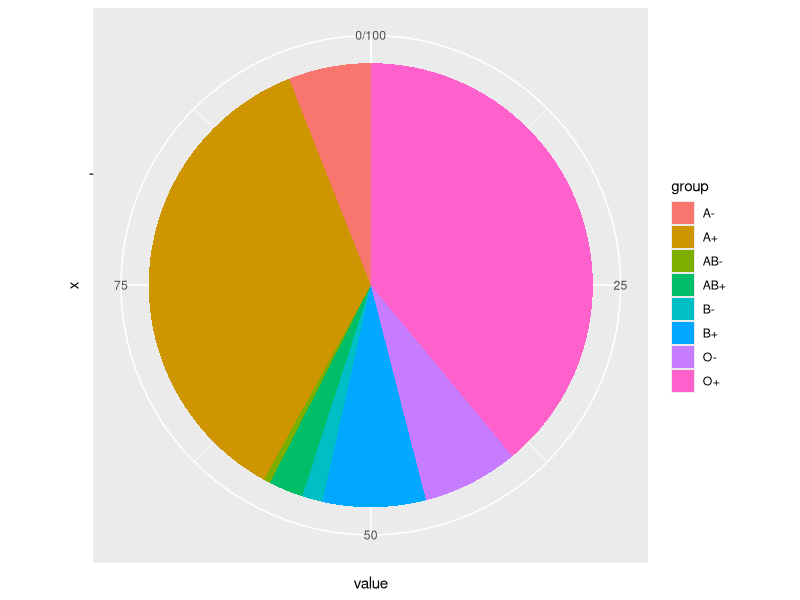
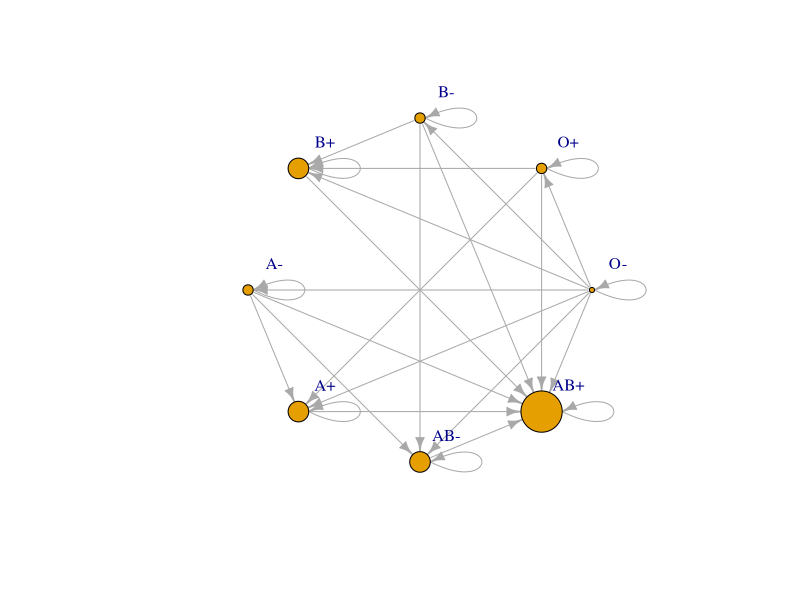
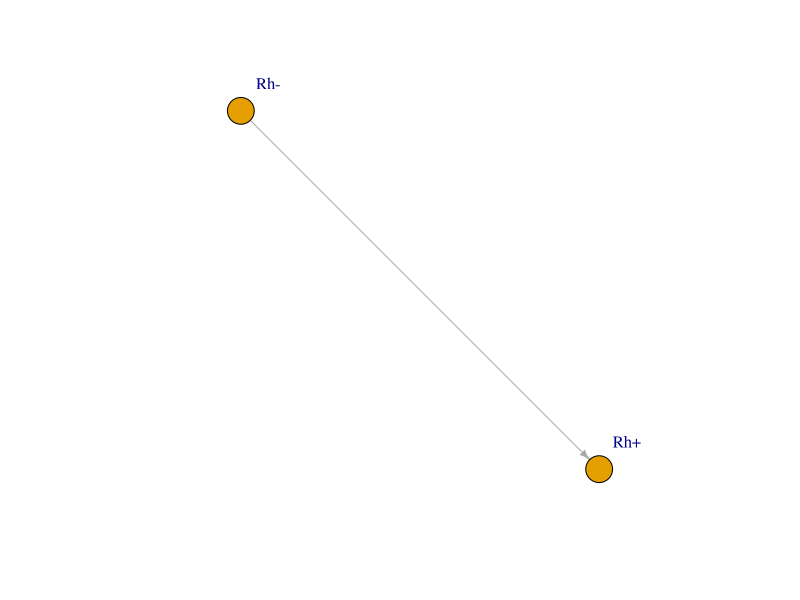

These figures' R source, in order:
## ---- chunk 1
knitr::opts_chunk$set(echo = TRUE)
## ---- chunk 2
id <- c("O-", "O+", "B-", "B+", "A-", "A+", "AB-", "AB+")
## ---- chunk 3
library(stringr)

get_groupe <- function(agroupe){
  out <- ""
  out <- str_replace_all(agroupe, "[^[:alnum:]]", "")
  return(out)
}
## ---- chunk 4
test <- get_groupe("AB-")
test
## ---- chunk 5
groupe <- lapply(id, get_groupe)
head(groupe)
## ---- chunk 6
# get rhesus
get_rhesus <- function(agroupe){
  if(grepl('-', agroupe)){
    return("Rh-")
  } else {
    return("Rh+")
  }
}
## ---- chunk 7
test <- get_rhesus("AB+")
test
test <- get_rhesus("O-")
test
## ---- chunk 8
rhesus <- lapply(id, get_rhesus)
head(rhesus)
## ---- chunk 9
rate <- c(7,39, 1.5, 7.5, 6, 36, 0.5, 2.5)
## ---- chunk 10
# build the data frame for the nodes
nodes <- cbind(id, groupe, rhesus, rate)
head(nodes)

## now, build the edges
edges <- cbind(c("O-", "O-", "O-","O-","O-","O-","O-","O-", "O+","O+","O+","O+","B-","B-","B-","B-","B+","B+","A-","A-","A-","A-","A+","A+","AB-","AB-","AB+"),
          c("AB+","AB-","A+","A-","B+","B-","O+","O-","AB+","A+","B+","O+","AB+","AB-","B+","B-","AB+","B+", "AB+", "AB-", "A+", "A-", "AB+", "A+", "AB+", "AB-", "AB+"))
head(edges)
## ---- chunk 11
piechart_df <- data.frame(
  group = id,
  value = rate
)
head(piechart_df)

library(ggplot2)

bp<- ggplot(piechart_df, aes(x="", y=value, fill=group))+
geom_bar(width = 1, stat = "identity")


pie <- bp + coord_polar("y", start=0)
pie

## ---- chunk 12
library(igraph)
net <- graph_from_data_frame(d=edges, vertices=nodes, directed=T) 
V(net)$size <- degree(net, mode = "in")*3

## ---- chunk 13
plot(net,
     edge.arrow.size=.7,
     vertex.label.dist=3,
     layout=layout_in_circle
     )
## ---- chunk 14
rhesus_edges <- apply(edges, c(1,2), get_rhesus)
head(rhesus_edges)
## ---- chunk 15

# Add a column to compute the weight of the relation
rhesus_aggreg <- data.frame(rhesus_edges)
rhesus_aggreg["weight"] <- 1

# Next, compute the count
weighted_rhesus_edges <- aggregate(rhesus_aggreg[c("weight")], by=list(rhesus_from=rhesus_aggreg$X1, rhesus_to=rhesus_aggreg$X2), FUN=sum, na.rm=TRUE)
weighted_rhesus_edges

# Let's build a list of unique rhesus as they will become the nodes of the graph
unique_rhesus <- unique(weighted_rhesus_edges$rhesus_from)
## ---- chunk 16
# now plot relations between rhesus
net <- graph_from_data_frame(d=weighted_rhesus_edges, vertices=unique_rhesus, directed=T) 
net <- simplify(net, remove.loops = TRUE)

plot(net, edge.arrow.size=.5,
     vertex.label.dist=3)
## ---- chunk 17
net <- graph_from_data_frame(d=rhesus_edges, vertices=unique_rhesus, directed=T) 

shortest.paths(net, v=V(net), mode = c("in"),
      weights = NULL)
## ---- chunk 18
net <- graph_from_data_frame(d=edges, vertices=id, directed=T) 

shortest.paths(net, v=V(net), mode = c("in"),
      weights = NULL)
